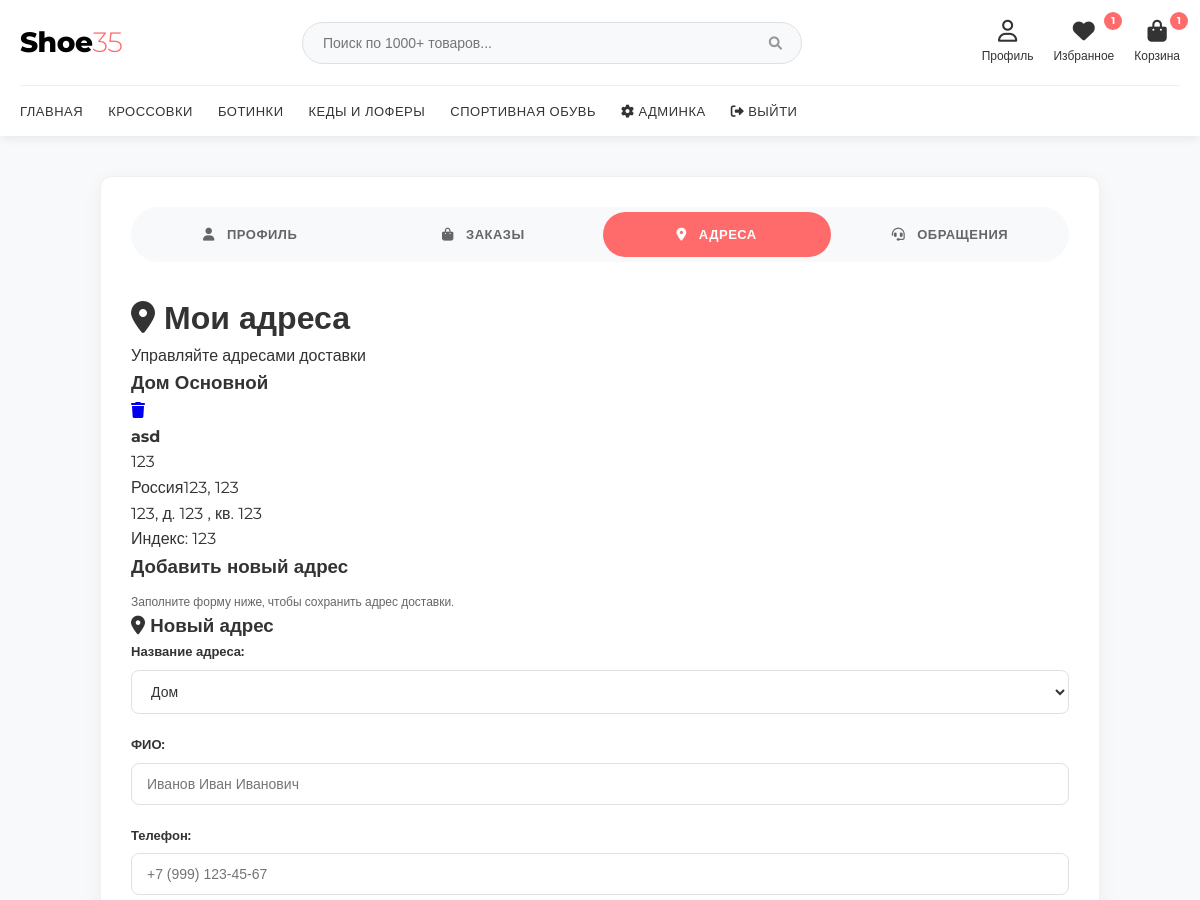
The app's page /profile?tab=addresses (signed in, upper part), older data.
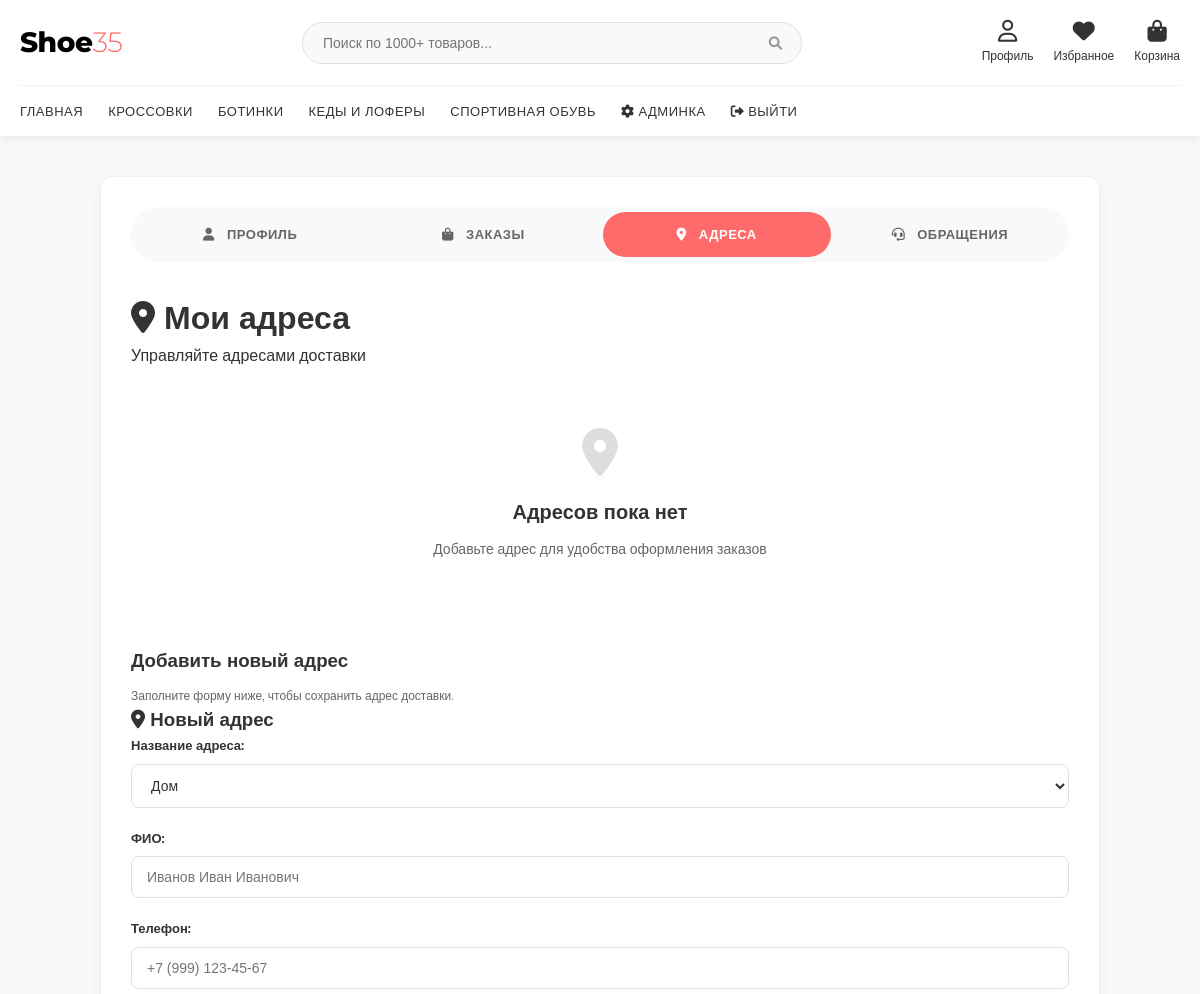
The same page, newer data.
### database.py (models this page shows)
class UserAddress(db.Model):
    id = db.Column(db.Integer, primary_key=True)
    user_id = db.Column(db.Integer, db.ForeignKey('user.id'), nullable=False)
    title = db.Column(db.String(50), nullable=False)
    full_name = db.Column(db.String(100), nullable=False)
    phone = db.Column(db.String(20), nullable=False)
    country = db.Column(db.String(50), nullable=False, default='Россия')
    city = db.Column(db.String(50), nullable=False)
    street = db.Column(db.String(100), nullable=False)
    house = db.Column(db.String(20), nullable=False)
    apartment = db.Column(db.String(20))
    postal_code = db.Column(db.String(20))
    is_default = db.Column(db.Boolean, default=False)
    latitude = db.Column(db.Float)
    longitude = db.Column(db.Float)
    created_at = db.Column(db.DateTime, default=datetime.utcnow)

### app.py (the view)
@app.route('/profile')
@login_required
def profile():
    tab = request.args.get('tab', 'profile')
    cart_count = CartItem.query.filter_by(user_id=current_user.id).count()
    context = {
        'cart_count': cart_count,
        'active_tab': tab
    }
    if tab == 'profile':
        return render_template('auth/profile.html', **context)
    elif tab == 'orders':
        orders = Order.query.filter_by(user_id=current_user.id).order_by(
            Order.created_at.desc()
        ).all()
        context['orders'] = orders
        return render_template('auth/profile_orders.html', **context)
    elif tab == 'addresses':
        addresses = UserAddress.query.filter_by(user_id=current_user.id).order_by(
            UserAddress.is_default.desc()
        ).all()
        context['addresses'] = addresses
        return render_template('auth/profile_addresses.html', **context)
    elif tab == 'support':
        tickets = SupportTicket.query.filter_by(user_id=current_user.id).order_by(
            SupportTicket.created_at.desc()
        ).all()
        context['tickets'] = tickets
        return render_template('auth/profile_support.html', **context)
    elif tab == 'favorites':
        favorites = Favorite.query.filter_by(user_id=current_user.id).all()
        context['favorites'] = favorites
        return render_template('auth/profile_favorites.html', **context)
    return render_template('auth/profile.html', **context)

### app.py (called while the page is built)
@login_manager.user_loader
def load_user(user_id):
    return User.query.get(int(user_id))

### templates/auth/profile_addresses.html (shortened to what the changed rows need)
{% extends "base.html" %}
{% block content %}
<div class="profile-container">
    <div class="profile-content">
        <div class="profile-header">
            <h1><i class="fas fa-map-marker-alt"></i> Мои адреса</h1>
        </div>
        {% if addresses %}
        <div class="addresses-grid">
            {% for address in addresses %}
            <div class="address-card {% if address.is_default %}default-address{% endif %}">
                <div class="address-header">
                    <h3>
                        {{ address.title }}
                        {% if address.is_default %}
                        <span class="default-badge">Основной</span>
                        {% endif %}
                    </h3>
                    <div class="address-actions">
                        <a href="{{ url_for('delete_address', address_id=address.id) }}"
                           class="btn-icon delete-address">
                            <i class="fas fa-trash"></i>
                        </a>
                    </div>
                </div>
                <div class="address-info">
                    <p><strong>{{ address.full_name }}</strong></p>
                    <p>{{ address.phone }}</p>
                    <p>
                        {{ address.country }}, {{ address.city }}<br>
                        {{ address.street }}, д. {{ address.house }}
                        {% if address.apartment %}, кв. {{ address.apartment }}{% endif %}
                    </p>
                    {% if address.postal_code %}
                    <p>Индекс: {{ address.postal_code }}</p>
                    {% endif %}
                </div>
            </div>
            {% endfor %}
        </div>
        {% else %}
        <div class="empty-state">
            <i class="fas fa-map-marker-alt" style="font-size: 48px; color: #ddd; margin-bottom: 20px;"></i>
            <h3 style="color: #333; margin-bottom: 10px;">Адресов пока нет</h3>
            <p style="color: #666; margin-bottom: 25px;">Добавьте адрес для удобства оформления заказов</p>
        </div>
        {% endif %}
    </div>
</div>
{% endblock %}

Row changes from the older to the newer data that the page shows:
removed UserAddress: title "Дом", is_default "Основной", full_name "asd", phone "123", country "Россия123", city "123", street "123", house "123", apartment "123", postal_code "123"
Text that changed along with them:
{{ current_user.favorites|length }}: "1" → (not shown)
{{ cart_count }}: "1" → (not shown)
text now shown: "Адресов пока нет Добавьте адрес для удобства оформления заказов"
